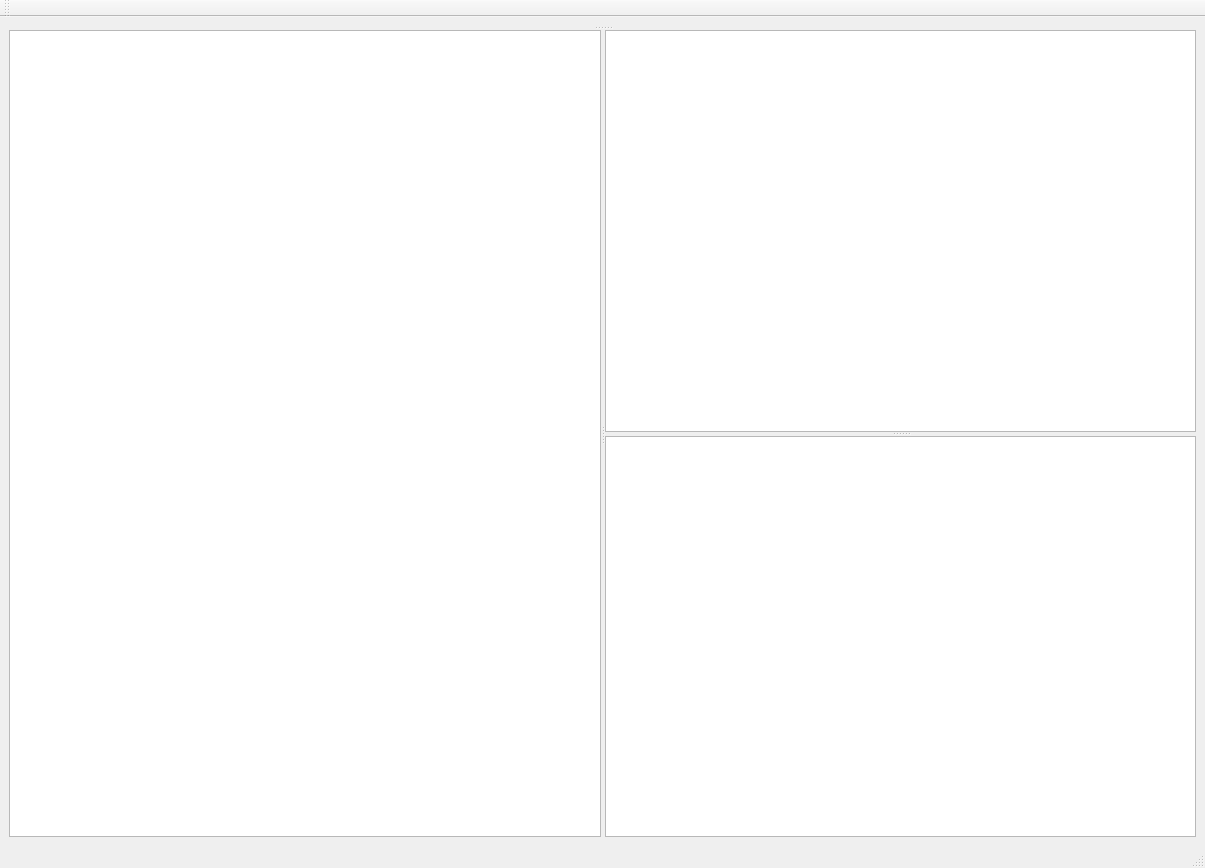
<?xml version="1.0" encoding="UTF-8"?>
<ui version="4.0">
 <class>MainWindow</class>
 <widget class="QMainWindow" name="MainWindow">
  <property name="geometry">
   <rect>
    <x>0</x>
    <y>0</y>
    <width>1205</width>
    <height>868</height>
   </rect>
  </property>
  <property name="windowTitle">
   <string>PythIR</string>
  </property>
  <widget class="QWidget" name="centralwidget">
   <layout class="QGridLayout" name="gridLayout">
    <item row="0" column="0">
     <widget class="QSplitter" name="splitter_3">
      <property name="orientation">
       <enum>Qt::Vertical</enum>
      </property>
      <widget class="QWidget" name="">
       <layout class="QHBoxLayout" name="horizontalLayout">
        <item>
         <widget class="UnitsWidget" name="unitsWidget" native="true">
          <property name="sizePolicy">
           <sizepolicy hsizetype="Preferred" vsizetype="Minimum">
            <horstretch>0</horstretch>
            <verstretch>0</verstretch>
           </sizepolicy>
          </property>
          <property name="maximumSize">
           <size>
            <width>16777215</width>
            <height>200</height>
           </size>
          </property>
         </widget>
        </item>
        <item>
         <widget class="PhantomWidget" name="phantomWidget" native="true">
          <property name="enabled">
           <bool>true</bool>
          </property>
          <property name="sizePolicy">
           <sizepolicy hsizetype="Preferred" vsizetype="Minimum">
            <horstretch>0</horstretch>
            <verstretch>0</verstretch>
           </sizepolicy>
          </property>
          <property name="minimumSize">
           <size>
            <width>0</width>
            <height>0</height>
           </size>
          </property>
          <property name="maximumSize">
           <size>
            <width>16777215</width>
            <height>200</height>
           </size>
          </property>
         </widget>
        </item>
        <item>
         <widget class="ProjectionsWidget" name="projectionsWidget" native="true">
          <property name="sizePolicy">
           <sizepolicy hsizetype="Preferred" vsizetype="Minimum">
            <horstretch>0</horstretch>
            <verstretch>0</verstretch>
           </sizepolicy>
          </property>
          <property name="maximumSize">
           <size>
            <width>16777215</width>
            <height>200</height>
           </size>
          </property>
         </widget>
        </item>
        <item>
         <widget class="AlgorithmWidget" name="algorithmWidget" native="true">
          <property name="sizePolicy">
           <sizepolicy hsizetype="Preferred" vsizetype="Minimum">
            <horstretch>0</horstretch>
            <verstretch>0</verstretch>
           </sizepolicy>
          </property>
          <property name="maximumSize">
           <size>
            <width>16777215</width>
            <height>200</height>
           </size>
          </property>
         </widget>
        </item>
        <item>
         <widget class="ReconstructionWidget" name="reconstructionWidget" native="true">
          <property name="sizePolicy">
           <sizepolicy hsizetype="Preferred" vsizetype="Minimum">
            <horstretch>0</horstretch>
            <verstretch>0</verstretch>
           </sizepolicy>
          </property>
          <property name="maximumSize">
           <size>
            <width>16777215</width>
            <height>200</height>
           </size>
          </property>
         </widget>
        </item>
       </layout>
      </widget>
      <widget class="QSplitter" name="splitter_2">
       <property name="orientation">
        <enum>Qt::Horizontal</enum>
       </property>
       <widget class="ImageView" name="graphicsViewResults"/>
       <widget class="QSplitter" name="splitter">
        <property name="orientation">
         <enum>Qt::Vertical</enum>
        </property>
        <widget class="ImageView" name="graphicsViewPhantom"/>
        <widget class="PlotWidget" name="graphicsViewRmse"/>
       </widget>
      </widget>
     </widget>
    </item>
   </layout>
  </widget>
  <widget class="QMenuBar" name="menubar">
   <property name="geometry">
    <rect>
     <x>0</x>
     <y>0</y>
     <width>1205</width>
     <height>20</height>
    </rect>
   </property>
  </widget>
  <widget class="QStatusBar" name="statusbar"/>
  <widget class="QToolBar" name="toolBar">
   <property name="windowTitle">
    <string>toolBar</string>
   </property>
   <attribute name="toolBarArea">
    <enum>TopToolBarArea</enum>
   </attribute>
   <attribute name="toolBarBreak">
    <bool>false</bool>
   </attribute>
  </widget>
 </widget>
 <customwidgets>
  <customwidget>
   <class>ImageView</class>
   <extends>QGraphicsView</extends>
   <header>pyqtgraph</header>
  </customwidget>
  <customwidget>
   <class>UnitsWidget</class>
   <extends>QWidget</extends>
   <header>src/gui/unitswidget.h</header>
   <container>1</container>
  </customwidget>
  <customwidget>
   <class>PhantomWidget</class>
   <extends>QWidget</extends>
   <header>src/gui/phantomwidget.h</header>
   <container>1</container>
  </customwidget>
  <customwidget>
   <class>ProjectionsWidget</class>
   <extends>QWidget</extends>
   <header>src/gui/projectionswidget.h</header>
   <container>1</container>
  </customwidget>
  <customwidget>
   <class>AlgorithmWidget</class>
   <extends>QWidget</extends>
   <header>src/gui/algorithmwidget.h</header>
   <container>1</container>
  </customwidget>
  <customwidget>
   <class>ReconstructionWidget</class>
   <extends>QWidget</extends>
   <header>src/gui/reconstructionwidget.h</header>
   <container>1</container>
  </customwidget>
  <customwidget>
   <class>PlotWidget</class>
   <extends>QGraphicsView</extends>
   <header>pyqtgraph</header>
  </customwidget>
 </customwidgets>
 <resources/>
 <connections/>
</ui>
